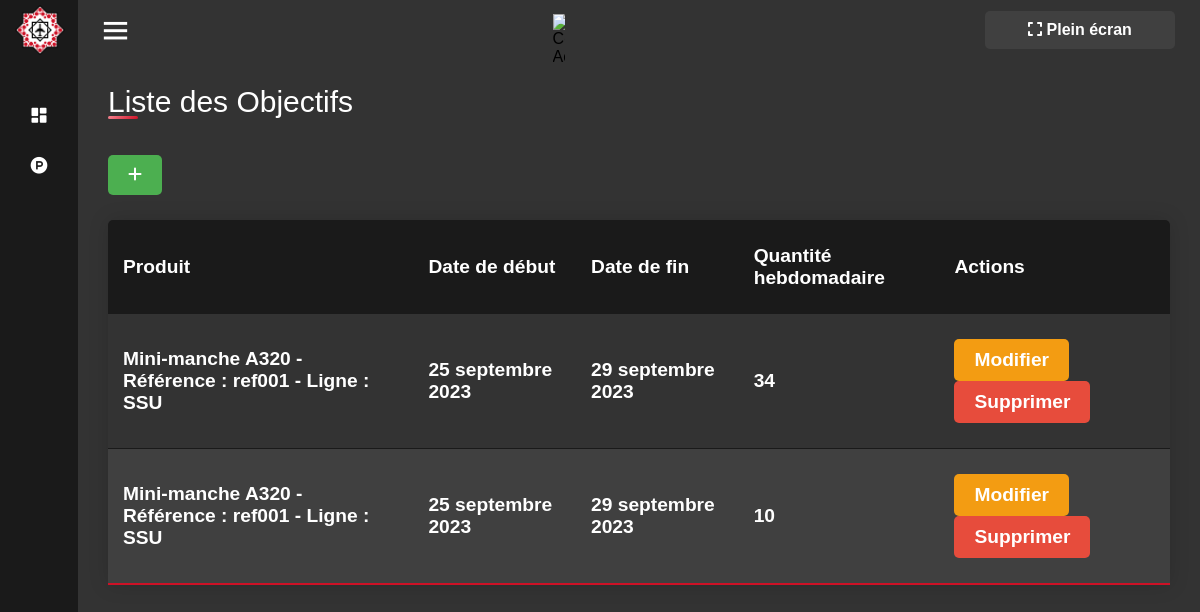
The app's page /produits/objectifs-hebdo/, older data.
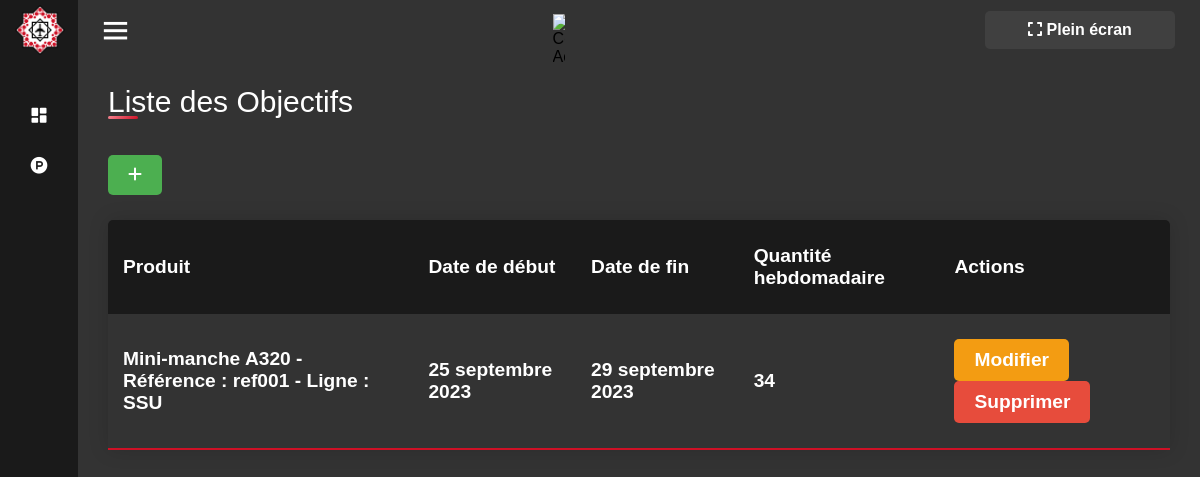
The same page, newer data.
### Product/models.py (models this page shows, shortened)
class ObjectifHebdo(models.Model):
    produit = models.ForeignKey(Produit, on_delete=models.CASCADE)
    numero_semaine = models.IntegerField(default=1)  # Ajouter une valeur par défaut ici
    choix_clients = (
        ("Airbus", "Airbus"),
        ("Boeing", "Boeing"),
        ("Comac", "Comac"),
    )
    client = models.CharField(choices=choix_clients, max_length=30)
    date_debut = models.DateField()
    date_fin = models.DateField()
    quantite = models.IntegerField()
    utilisateur = models.ForeignKey(User, null=True, on_delete=models.CASCADE)

class Produit(models.Model):
    reference = models.CharField(max_length=100)  # La référence du produit
    nom = models.CharField(max_length=200)  # Le nom du produit
    photo = models.ImageField(upload_to=upload_to, null=True, blank=True)  # La photo du produit (optionnelle)
    ligne_production = models.ForeignKey(LigneProd, on_delete=models.CASCADE, related_name='produits')  # La ligne de production à laquelle le produit est associé
    def __str__(self):
        return f"{self.nom} - Référence : {self.reference} - Ligne : {self.ligne_production.nom}"

class LigneProd(models.Model):
    nom = models.CharField(max_length=100)
    etat = models.CharField(max_length=2, choices=[('OK', 'OK'), ('KO', 'KO')])  # L'état de la ligne de production (OK ou KO)
    commentaire = models.CharField(max_length=300, null=True,)  # Un commentaire sur l'état de la ligne de production

### Product/views.py (the view)
# urls.py: path('objectifs-hebdo/', views.liste_objectifs_hebdo, name='liste_objectifs_hebdo'),
def liste_objectifs_hebdo(request):
    objectifs = ObjectifHebdo.objects.all().order_by('-date_debut')
    context = {
        'objectifs': objectifs,
    }
    return render(request, 'liste_objectifs_hebdo.html', context)

### Product/templates/liste_objectifs_hebdo.html
{% extends 'base_template.html' %}
{% load static %}
{% block content %}
<div class="container">
    <div class="title">Liste des Objectifs</div> </br></br>
    <a href="{% url 'ajouter_objectif_hebdo' %}"><button class="ajouter" style="background-color: #4CAF50; height: 40px;" ><i class="fas fa-plus"></i></button></a>
    <table id="tbl" class="content-table">
        <thead>
            <tr>
                <th>Produit</th>
                <th>Date de début</th>
                <th>Date de fin</th>
                <th>Quantité hebdomadaire</th>
                <th>Actions</th>
            </tr>
        </thead>
        <tbody>
            {% for objectif in objectifs %}
            <tr>
                <td>{{ objectif.produit }}</td>
                <td>{{ objectif.date_debut }}</td>
                <td>{{ objectif.date_fin }}</td>
                <td>{{ objectif.quantite }}</td>
                <td>
                    <a href="{% url 'modifier_objectif_hebdo' pk=objectif.pk %}"><button class="modifier">Modifier</button></a>
                    <a href="{% url 'supprimer_objectif_hebdo' objectif_hebdo_id=objectif.pk %}"><button class="supprimer" >Supprimer</button></a>
                </td>
            </tr>
            {% endfor %}
        </tbody>
    </table>
</div>
{% endblock %}

Row changes from the older to the newer data that the page shows:
removed ObjectifHebdo: produit "Mini-manche A320 - Référence : ref001 - Ligne : SSU", date_debut "25 septembre 2023", date_fin "29 septembre 2023", quantite "10"
